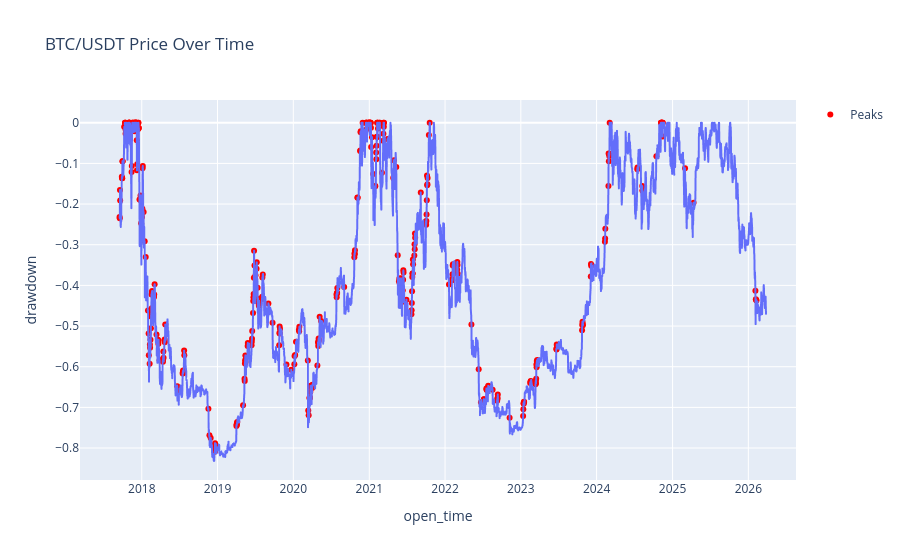

This figure's notebook cell:
### Markdown cell above
**Visualize drawdown over time**

### Code cell
figure= px.line(df, x="open_time", y="drawdown", title="BTC/USDT Price Over Time")
figure.add_scatter(
    x=peaks["open_time"],
    y=peaks["drawdown"],
    mode="markers",
    marker=dict(color="red", size=6),
    name="Peaks"
)
figure.show()

### Figure 1 — Plotly figure (JSON) as saved in the notebook; plotly's stock layout.template omitted (floating-point values rounded to 4 significant figures; data arrays with more than 128 entries replaced by an {"elided": "..."} marker saying what was removed)
{"data": [{"hovertemplate": "open_time=%{x}<br>drawdown=%{y}<extra></extra>", "legendgroup": "", "line": {"color": "#636efa", "dash": "solid"}, "marker": {"symbol": "circle"}, "mode": "lines", "name": "", "showlegend": false, "type": "scattergl", "x": {"elided": "3115 str values"}, "xaxis": "x", "y": {"elided": "3115 float values"}, "yaxis": "y"}, {"marker": {"color": "red", "size": 6}, "mode": "markers", "name": "Peaks", "type": "scatter", "x": {"elided": "380 str values"}, "y": {"elided": "380 float values"}}], "layout": {"legend": {"tracegroupgap": 0}, "title": {"text": "BTC/USDT Price Over Time"}, "xaxis": {"anchor": "y", "domain": [0, 1], "title": {"text": "open_time"}}, "yaxis": {"anchor": "x", "domain": [0, 1], "title": {"text": "drawdown"}}}}
